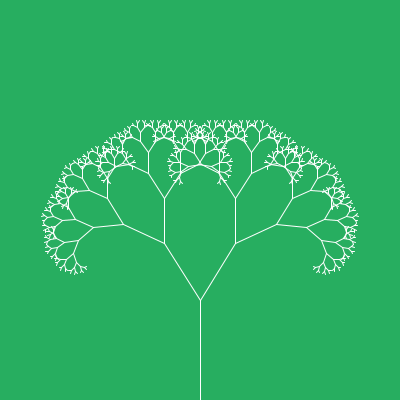
Frame 1 (no input)
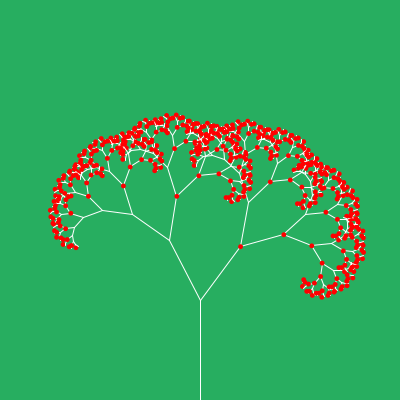
Frame 60 (the mouse pressed at the canvas centre just before this capture)
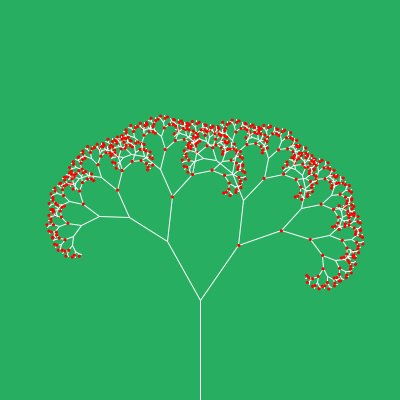
Frame 120 (the mouse held since frame 60 and released just before this capture)

The Processing sketch that drew these frames (run headless with seeded random() and noise(); from frame 60 on, the mouse is pressed at the canvas centre):

// Processing sketch: Lec_3
// ── Lec_3.pde
float angle=random(0, 50);
float angle2=35;

float animFacAngle;
float opacityFac;


void setup() {
  size(400, 400);
}

void draw() {
  background(#27AE60);
  pushMatrix();
  translate(width*0.5, height);
  branch(100);
  popMatrix();

  animFacAngle =  sin(millis()*0.001) * 5;
}

void branch(float len) {
  stroke(255, 255, 255);
  line(0, 0, 0, - len);
  translate(0, -len);

  if (len>4) {
    pushMatrix();
    rotate(radians(angle+animFacAngle));
    branch(len*0.67);
    noStroke();

    opacityFac = map(animFacAngle, -5, 5, 0, 255);

    fill(255, 0, 0);
    ellipse(0, 0, animFacAngle, animFacAngle);
    popMatrix();

    pushMatrix();
    rotate(radians(-angle+animFacAngle));
    branch(len*0.67);
    popMatrix();
  }
}
